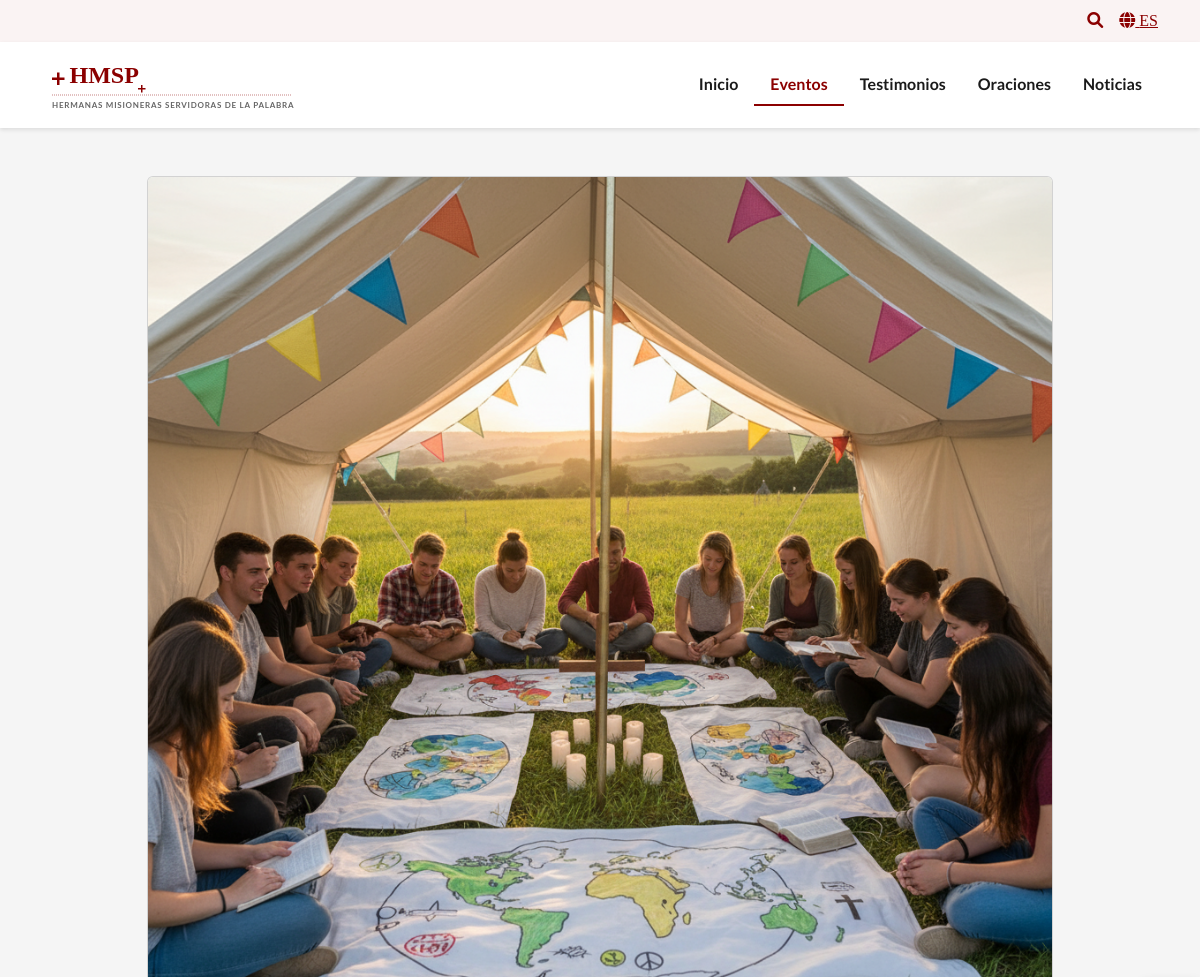
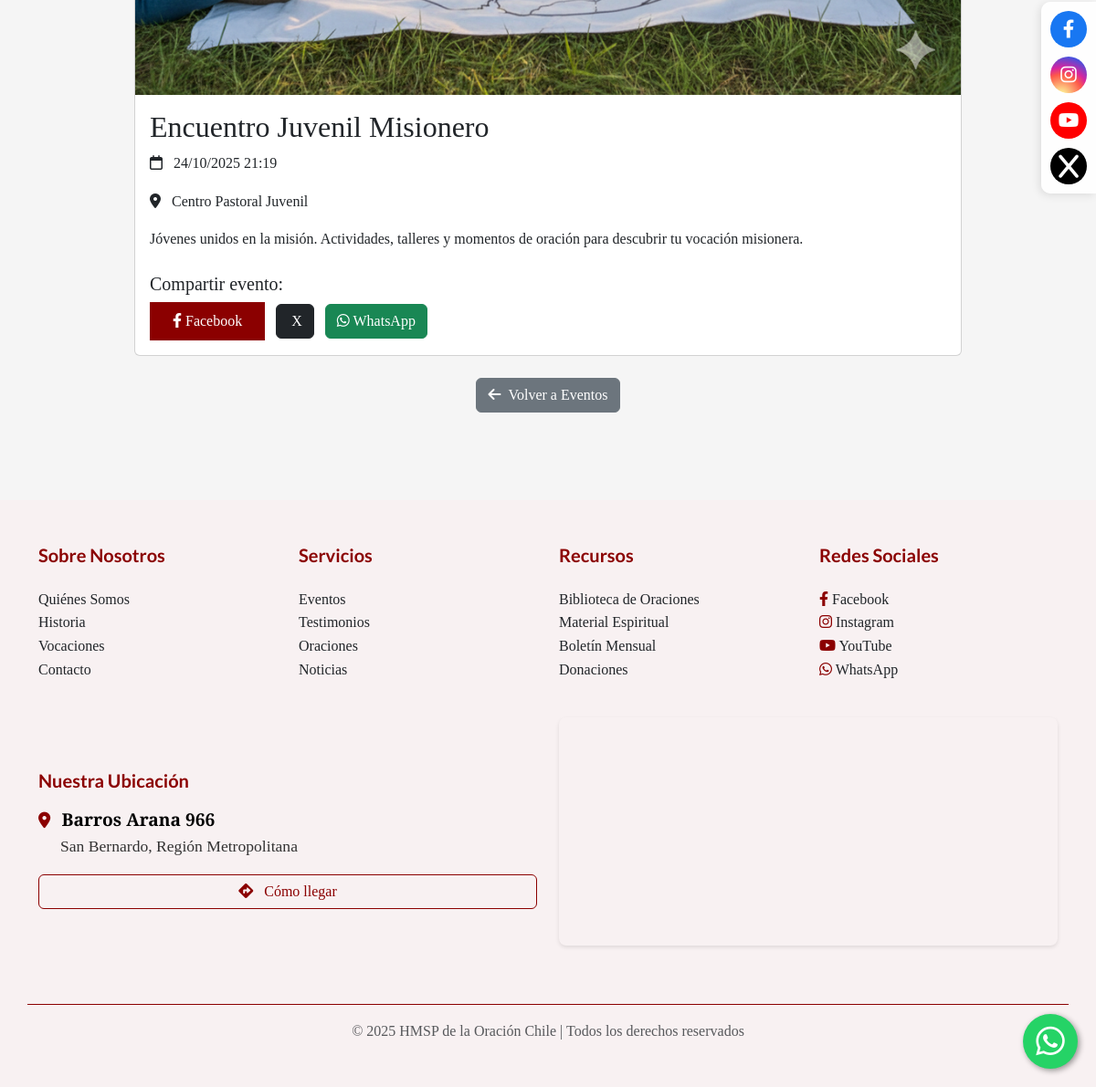
Page /eventos/encuentro-juvenil-misionero/ on the committed database (2 pictures, top to bottom).
### hmsp/apps/core/models.py (models this page shows, shortened)
class Evento(models.Model):
    titulo = models.CharField(max_length=200)
    slug = models.SlugField(unique=True, blank=True)
    descripcion = models.TextField()
    fecha = models.DateTimeField()
    ubicacion = models.CharField(max_length=200, blank=True)
    imagen = models.ImageField(upload_to='eventos/', blank=True, null=True)
    orden_carrusel = models.IntegerField(
        default=0,
        help_text='Orden en el carrusel (1-5 para mostrar, 0 para no mostrar). Los eventos con 0 aparecerán en próximos eventos.'
    )
    fecha_inicio_publicacion = models.DateTimeField(
        null=True,
        blank=True,
        help_text='Fecha desde la que el evento será visible. Si está vacío, el evento será visible inmediatamente.'
    )
    fecha_fin_publicacion = models.DateTimeField(
        null=True,
        blank=True,
        help_text='Fecha hasta la que el evento será visible. Si está vacío, el evento será visible indefinidamente.'
    )
    tipo_multimedia = models.CharField(max_length=20, choices=[
        ('ninguno', 'Ninguno'),
        ('video_youtube', 'Video de YouTube'),
        ('video_local', 'Video Local')
    ], default='ninguno')
    video_youtube_url = models.URLField(blank=True, null=True)
    video_local = models.FileField(upload_to='eventos/videos/', blank=True, null=True)
    preferencia_visualizacion = models.CharField(max_length=20, choices=[
        ('imagen', 'Mostrar Imagen'),
        ('video', 'Mostrar Video')
    ], default='imagen', help_text='Seleccione qué mostrar en el carrusel cuando el evento tenga tanto imagen como video')
    formulario_url = models.URLField(blank=True, null=True, verbose_name='URL Formulario Google')
    activo = models.BooleanField(default=True)
    creado = models.DateTimeField(auto_now_add=True)
    modificado = models.DateTimeField(auto_now=True)
    class Meta:
        ordering = ['orden_carrusel', '-fecha']
        verbose_name = 'Evento'
        verbose_name_plural = 'Eventos'

### hmsp/apps/core/views.py (the view)
# urls.py: path('eventos/<slug:slug>/', views.EventoDetailView.as_view(), name='evento_detalle'),
class EventoDetailView(DetailView):
    model = Evento
    template_name = 'core/evento_detalle.html'
    context_object_name = 'evento'
    def get_context_data(self, **kwargs):
        context = super().get_context_data(**kwargs)
        evento = context['evento']
        if evento.tipo_multimedia == 'video_youtube' and evento.video_youtube_url:
            evento.video_youtube_url = get_youtube_embed_url(evento.video_youtube_url)
        return context

### templates/core/evento_detalle.html (shortened to what this page needs)
{% extends "base.html" %}
{% load static %}
{% block content %}
<div class="container py-5">
    <div class="row justify-content-center">
        <div class="col-md-10">
            <div class="card">
                {% if evento.imagen %}
                    <img src="{{ evento.imagen.url }}" class="card-img-top" alt="{{ evento.titulo }}">
                {% elif not evento.tipo_multimedia == 'video_youtube' and not evento.tipo_multimedia == 'video_local' %}
                    <img src="{% static 'img/defaults/event-default.svg' %}" class="card-img-top" alt="Hermanas Misioneras Servidoras de la Palabra">
                {% endif %}
                <div class="card-body">
                    <h2 class="card-title">{{ evento.titulo }}</h2>
                    <div class="mb-3">
                        <i class="far fa-calendar me-2"></i>
                        <span>{{ evento.fecha|date:"d/m/Y H:i" }}</span>
                    </div>
                    {% if evento.ubicacion %}
                    <div class="mb-3">
                        <i class="fas fa-map-marker-alt me-2"></i>
                        <span>{{ evento.ubicacion }}</span>
                    </div>
                    {% endif %}
                    <div class="card-text mb-4">
                        {{ evento.descripcion|linebreaks }}
                    </div>
                    <div class="share-buttons mt-4">
                        <h5>Compartir evento:</h5>
                        <a href="https://www.facebook.com/sharer/sharer.php?u={{ request.build_absolute_uri }}"
                           class="btn btn-primary me-2" target="_blank">
                            <i class="fab fa-facebook-f"></i> Facebook
                        </a>
                        <a href="https://twitter.com/intent/tweet?text={{ evento.titulo }}&url={{ request.build_absolute_uri }}"
                           class="btn btn-dark me-2" target="_blank">
                             X
                        </a>
                        <a href="https://wa.me/?text={{ evento.titulo }}%20{{ request.build_absolute_uri }}"
                           class="btn btn-success" target="_blank">
                            <i class="fab fa-whatsapp"></i> WhatsApp
                        </a>
                    </div>
                </div>
            </div>
            <div class="text-center mt-4">
                <a href="{% url 'core:eventos' %}" class="btn btn-secondary">
                    <i class="fas fa-arrow-left me-2"></i>Volver a Eventos
                </a>
            </div>
        </div>
    </div>
</div>
{% endblock %}

### static/css/styles.css (style rules this page uses)
:root { --color-primary: #8B0000; --color-secondary: #DEB887; --color-text: #1a1a1a; --color-light: #F5F5F5; --color-accent: #B8860B; --font-primary: 'Crimson Text', serif; --font-secondary: 'Lato', sans-serif; }
body { font-family: var(--font-primary); color: var(--color-text); line-height: 1.6; background-color: var(--color-light); }
.btn.btn-primary, a.btn.btn-primary, button.btn.btn-primary { background-color: #8b0000 !important; border-color: #8b0000 !important; color: white !important; padding: 0.5rem 1.5rem; border-radius: 0; transition: all 0.3s ease; }

### rows in the picture
Evento: imagen (picture), titulo "Encuentro Juvenil Misionero", fecha "24/10/2025 21:19", ubicacion "Centro Pastoral Juvenil", descripcion "Jóvenes unidos en la misión. Actividades, talleres y momentos de oración para descubrir tu vocación misionera."
